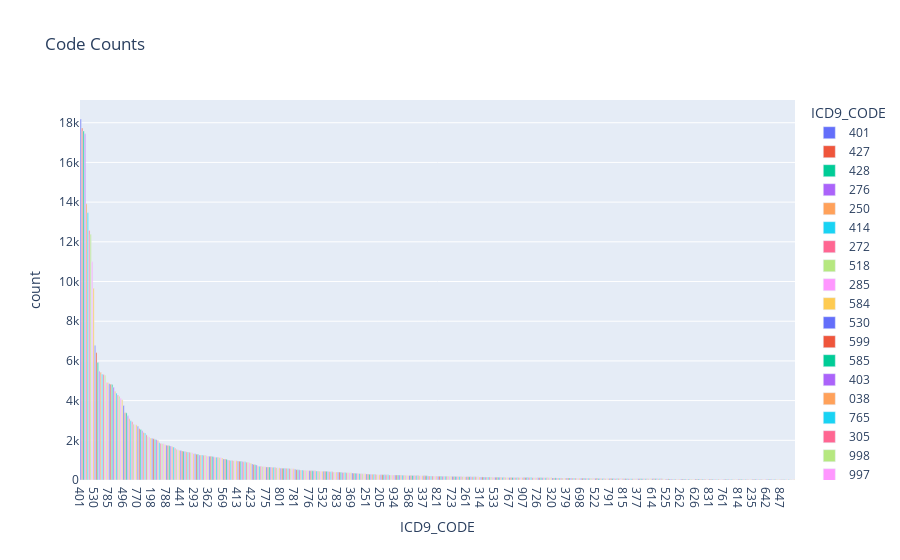

Notebook code cell kept with this figure:
### Code cell
# Plot ALL

fig = px.bar(df.nlargest(columns=['count'], n=500), x='ICD9_CODE', y='count',color='ICD9_CODE', title='Code Counts')
fig.update_layout(xaxis={'categoryorder':'total descending'})
fig.show()
